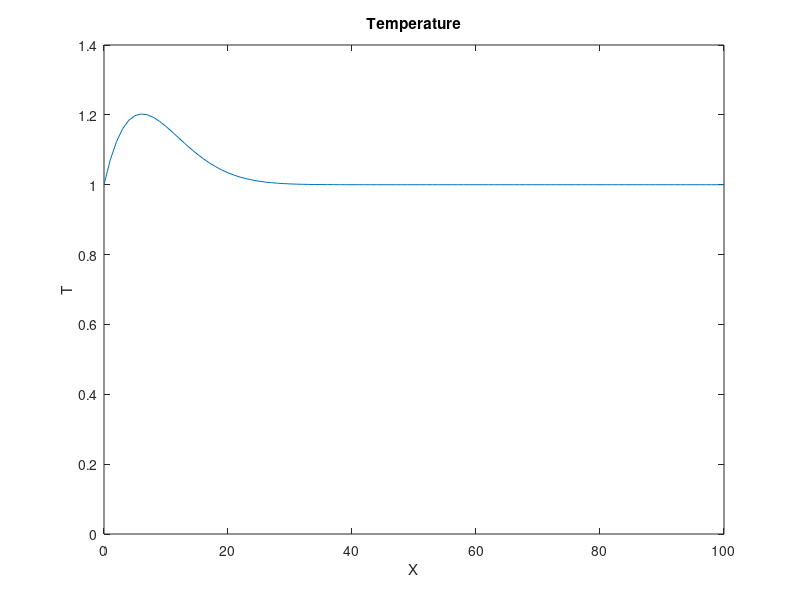
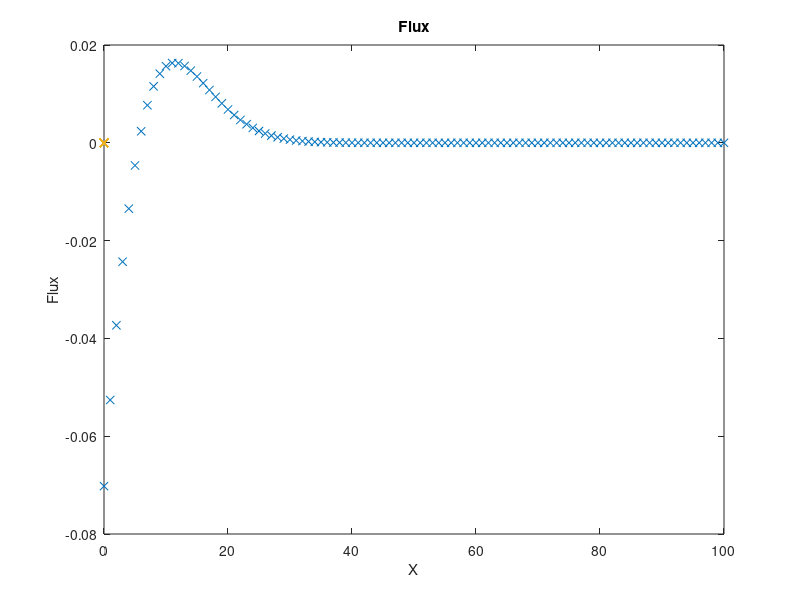

These figures' MATLAB source, in order:
%Chapter 5
% Finit-Difference 1D, diffusion equation with source term
clear all; close all;
m=101;
dx=1.0;
dx2=dx*dx;
dt=0.5;
qs=1.0;
rcp=200.;
qsr=qs/rcp;
alpha=0.25;
tk=alpha/rcp;
Twall=1.0;
T=zeros(m);To=zeros(m);
x=zeros(m);fluxq=zeros(m);
x(1)=0.0;
T(1)=Twall; To(1)=Twall;
for i=1:m-1
x(i+1)=x(i)+dx;
end
nstep=400;
for kk=1:nstep
for i=2:m-1
T(i)=To(i)+dt*alpha*(To(i+1)-2.*To(i)+To(i-1))/dx2+dt*qsr;
end
%update
for k=2:m-1
To(k)=T(k);
end
To(m)=T(m-1);
end
%Flux:
for k=1:m-1
fluxq(k)=(To(k)-To(k+1)/dx);
end
fluxq(m)=fluxq(m-1);
figure(1)
plot(x,To)
title('Temperature')
xlabel('X')
ylabel('T')
figure(2)
plot(x,fluxq,'x')
title('Flux')
xlabel('X')
ylabel('Flux')
